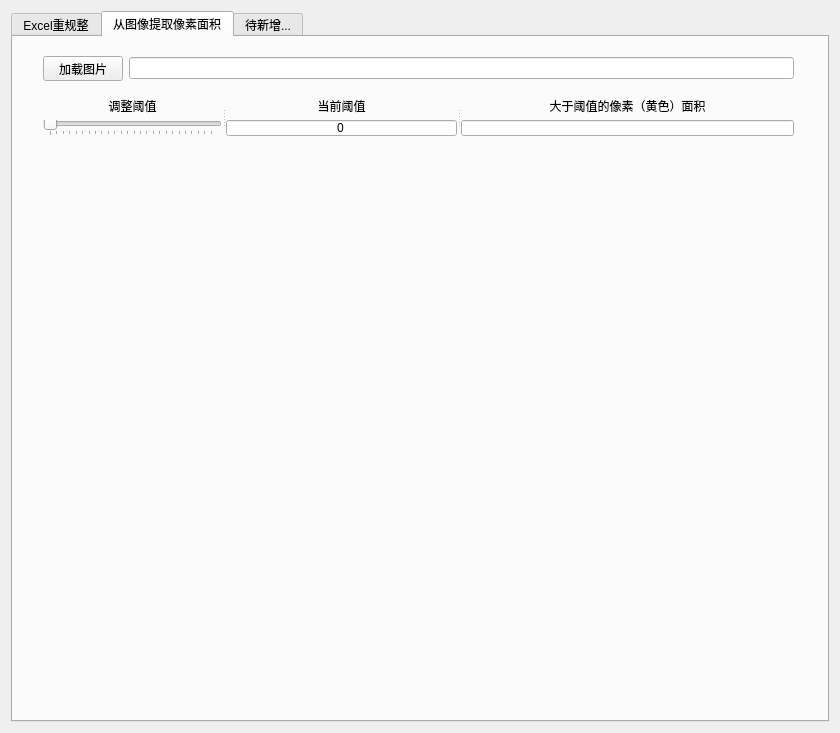
<?xml version="1.0" encoding="UTF-8"?>
<ui version="4.0">
 <class>Form</class>
 <widget class="QWidget" name="Form">
  <property name="geometry">
   <rect>
    <x>0</x>
    <y>0</y>
    <width>840</width>
    <height>733</height>
   </rect>
  </property>
  <property name="windowTitle">
   <string>Form</string>
  </property>
  <layout class="QVBoxLayout" name="verticalLayout">
   <item>
    <widget class="QTabWidget" name="tabWidget">
     <property name="currentIndex">
      <number>1</number>
     </property>
     <widget class="QWidget" name="tab">
      <attribute name="title">
       <string>Excel重规整</string>
      </attribute>
      <widget class="QWidget" name="">
       <property name="geometry">
        <rect>
         <x>330</x>
         <y>270</y>
         <width>154</width>
         <height>25</height>
        </rect>
       </property>
       <layout class="QHBoxLayout" name="horizontalLayout_3">
        <item>
         <widget class="QPushButton" name="exe_reshape_PushBtn">
          <property name="enabled">
           <bool>false</bool>
          </property>
          <property name="text">
           <string>一键转换</string>
          </property>
         </widget>
        </item>
        <item>
         <widget class="QCheckBox" name="reshape_proc_indicator">
          <property name="text">
           <string>转换完成</string>
          </property>
          <property name="checkable">
           <bool>true</bool>
          </property>
          <property name="checked">
           <bool>false</bool>
          </property>
         </widget>
        </item>
       </layout>
      </widget>
      <widget class="QWidget" name="">
       <property name="geometry">
        <rect>
         <x>40</x>
         <y>140</y>
         <width>731</width>
         <height>25</height>
        </rect>
       </property>
       <layout class="QHBoxLayout" name="horizontalLayout">
        <item>
         <widget class="QLabel" name="label">
          <property name="text">
           <string>源Excel文件路径</string>
          </property>
         </widget>
        </item>
        <item>
         <widget class="QPushButton" name="load_xlsx_PushBtn">
          <property name="text">
           <string>加载.xlsx文件</string>
          </property>
         </widget>
        </item>
        <item>
         <widget class="QLineEdit" name="show_file_path_LineEd">
          <property name="readOnly">
           <bool>true</bool>
          </property>
         </widget>
        </item>
       </layout>
      </widget>
      <widget class="QWidget" name="">
       <property name="geometry">
        <rect>
         <x>40</x>
         <y>190</y>
         <width>301</width>
         <height>21</height>
        </rect>
       </property>
       <layout class="QHBoxLayout" name="horizontalLayout_2">
        <item>
         <widget class="QLabel" name="label_2">
          <property name="text">
           <string>源Excel数据几行同属一组（每组容量必须相同）</string>
          </property>
         </widget>
        </item>
        <item>
         <widget class="QLineEdit" name="nrows_per_group_LineEd">
          <property name="text">
           <string>2</string>
          </property>
          <property name="alignment">
           <set>Qt::AlignCenter</set>
          </property>
         </widget>
        </item>
       </layout>
      </widget>
     </widget>
     <widget class="QWidget" name="tab_2">
      <attribute name="title">
       <string>从图像提取像素面积</string>
      </attribute>
      <widget class="QLabel" name="showImg_Lb">
       <property name="geometry">
        <rect>
         <x>20</x>
         <y>120</y>
         <width>781</width>
         <height>551</height>
        </rect>
       </property>
       <property name="text">
        <string/>
       </property>
      </widget>
      <widget class="QSplitter" name="splitter">
       <property name="geometry">
        <rect>
         <x>30</x>
         <y>60</y>
         <width>751</width>
         <height>39</height>
        </rect>
       </property>
       <property name="orientation">
        <enum>Qt::Horizontal</enum>
       </property>
       <widget class="QWidget" name="">
        <layout class="QVBoxLayout" name="verticalLayout_4">
         <item>
          <widget class="QLabel" name="label_3">
           <property name="text">
            <string>调整阈值</string>
           </property>
           <property name="alignment">
            <set>Qt::AlignCenter</set>
           </property>
          </widget>
         </item>
         <item>
          <widget class="QSlider" name="thresh_HSlider">
           <property name="autoFillBackground">
            <bool>false</bool>
           </property>
           <property name="maximum">
            <number>255</number>
           </property>
           <property name="orientation">
            <enum>Qt::Horizontal</enum>
           </property>
           <property name="tickPosition">
            <enum>QSlider::TicksBelow</enum>
           </property>
           <property name="tickInterval">
            <number>10</number>
           </property>
          </widget>
         </item>
        </layout>
       </widget>
       <widget class="QWidget" name="">
        <layout class="QVBoxLayout" name="verticalLayout_2">
         <item>
          <widget class="QLabel" name="label_4">
           <property name="text">
            <string>当前阈值</string>
           </property>
           <property name="alignment">
            <set>Qt::AlignCenter</set>
           </property>
          </widget>
         </item>
         <item>
          <widget class="QLineEdit" name="currentThresh_LineEdit">
           <property name="text">
            <string>0</string>
           </property>
           <property name="alignment">
            <set>Qt::AlignCenter</set>
           </property>
          </widget>
         </item>
        </layout>
       </widget>
       <widget class="QWidget" name="">
        <layout class="QVBoxLayout" name="verticalLayout_3">
         <item>
          <widget class="QLabel" name="label_5">
           <property name="text">
            <string>大于阈值的像素（黄色）面积</string>
           </property>
           <property name="alignment">
            <set>Qt::AlignCenter</set>
           </property>
          </widget>
         </item>
         <item>
          <widget class="QLineEdit" name="showPixArea_lineEdit">
           <property name="alignment">
            <set>Qt::AlignCenter</set>
           </property>
           <property name="readOnly">
            <bool>true</bool>
           </property>
          </widget>
         </item>
        </layout>
       </widget>
      </widget>
      <widget class="QWidget" name="">
       <property name="geometry">
        <rect>
         <x>30</x>
         <y>19</y>
         <width>751</width>
         <height>25</height>
        </rect>
       </property>
       <layout class="QHBoxLayout" name="horizontalLayout_4">
        <item>
         <widget class="QPushButton" name="load_img_PushBtn">
          <property name="text">
           <string>加载图片</string>
          </property>
         </widget>
        </item>
        <item>
         <widget class="QLineEdit" name="showImgPath_lineEdit">
          <property name="readOnly">
           <bool>true</bool>
          </property>
         </widget>
        </item>
       </layout>
      </widget>
     </widget>
     <widget class="QWidget" name="tab_3">
      <attribute name="title">
       <string>待新增...</string>
      </attribute>
     </widget>
    </widget>
   </item>
  </layout>
 </widget>
 <resources/>
 <connections/>
</ui>
